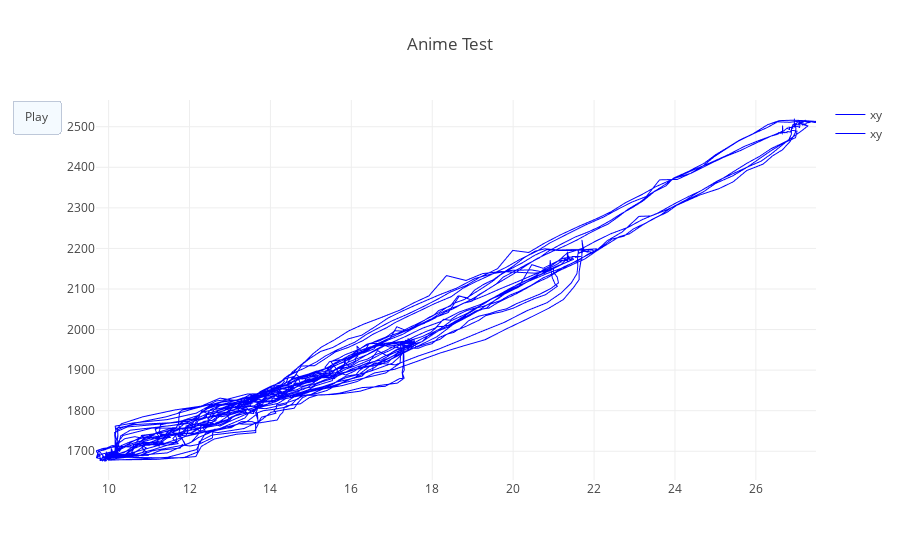

The notebook cell saved with this chart:
### Code cell
trace0 = go.Scattergl(
        x = ynew[adjX:],
        y = SensorData[adjY:],
        name ="xy",
        mode = 'lines',
        line=dict(
            width=1, color='blue'
        )
)
data2 = [trace0,trace0]

layout2=dict(
            title='Anime Test', hovermode='closest',
            updatemenus= [{'type': 'buttons',
                           'buttons': [{'label': 'Play',
                                        'method': 'animate',
                                        'args': [None]}]}])

M = (len(SensorData)-adjY)//10
x2 = ynew[adjX::10]
y2 = SensorData[adjY::10]
frames2=[dict(data=[dict(x=[x2[k]], 
                        y=[y2[k]], 
                        mode='markers', 
                        marker=dict(color='red', size=10)
                        )
                  ]) for k in range(M)]  

# steps = []
# for i in range(len(data)):
#     step = dict(
#         method = 'restyle',  
#         args = ['visible', [False] * len(data)],
#     )
#     step['args'][1][i] = True # Toggle i'th trace to "visible"
#     steps.append(step)

# sliders = [dict(
#     active = 10,
#     currentvalue = {"prefix": "Frequency: "},
#     pad = {"t": 50},
#     steps = steps
# )]
# layout = dict(sliders=sliders)
# fig = dict(data=data, layout=layout)
# py.iplot(fig, filename='Sine Wave Slider')

figure2 = dict(data=data2, layout=layout2, frames=frames2)
iplot(figure2, filename='Animation')

### Figure 1 — Plotly figure (JSON) as saved in the notebook; plotly's stock layout.template omitted (floating-point values rounded to 4 significant figures; data arrays with more than 128 entries replaced by an {"elided": "..."} marker saying what was removed)
{"data": [{"line": {"color": "blue", "width": 1}, "mode": "lines", "name": "xy", "type": "scattergl", "x": {"elided": "2299 float values"}, "y": {"elided": "2309 str values"}}, {"line": {"color": "blue", "width": 1}, "mode": "lines", "name": "xy", "type": "scattergl", "x": {"elided": "2299 float values"}, "y": {"elided": "2309 str values"}}], "layout": {"hovermode": "closest", "title": "Anime Test", "updatemenus": [{"buttons": [{"args": [null], "label": "Play", "method": "animate"}], "type": "buttons"}]}}
